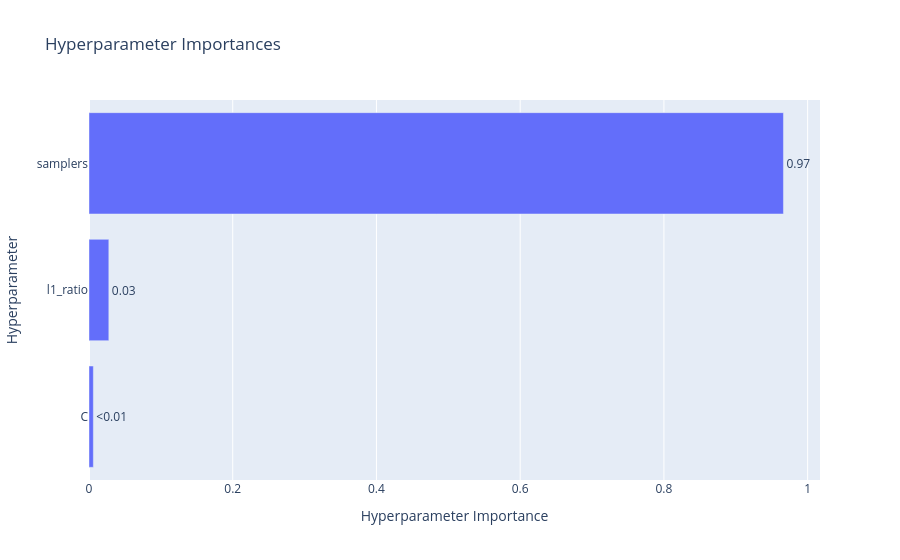

Notebook source saved alongside this figure:
### Code cell
optuna.visualization.plot_param_importances(study)

### Figure 1 — Plotly figure (JSON) as saved in the notebook; plotly's stock layout.template omitted (floating-point values rounded to 4 significant figures)
{"data": [{"cliponaxis": false, "hovertemplate": ["C (FloatDistribution): 0.006054262521270632<extra></extra>", "l1_ratio (FloatDistribution): 0.027600033509797752<extra></extra>", "samplers (CategoricalDistribution): 0.9663457039689316<extra></extra>"], "name": "Objective Value", "orientation": "h", "text": ["<0.01", "0.03", "0.97"], "textposition": "outside", "type": "bar", "x": [0.006054, 0.0276, 0.9663], "y": ["C", "l1_ratio", "samplers"]}], "layout": {"title": {"text": "Hyperparameter Importances"}, "xaxis": {"title": {"text": "Hyperparameter Importance"}}, "yaxis": {"title": {"text": "Hyperparameter"}}}}
